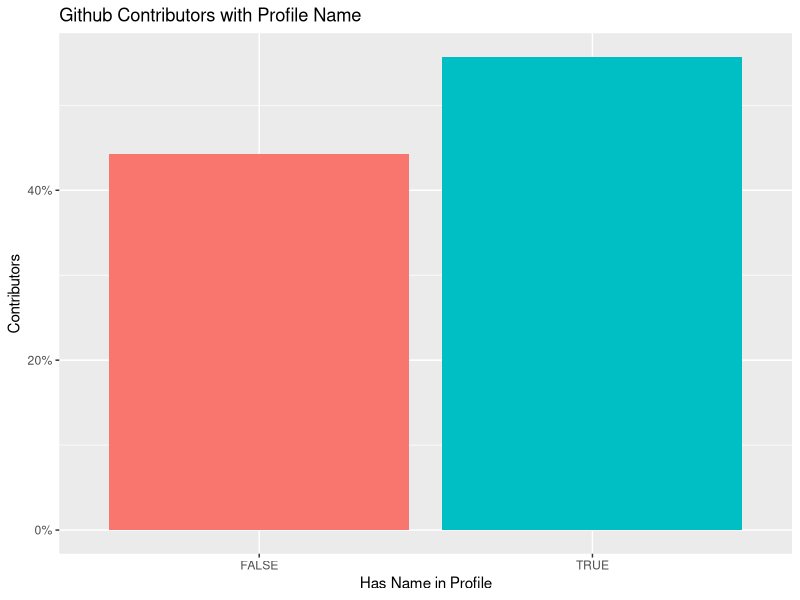
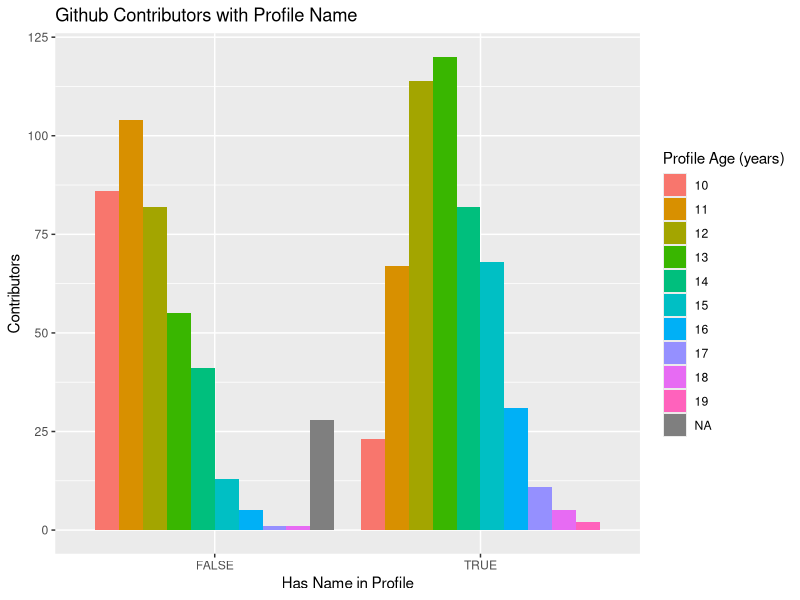
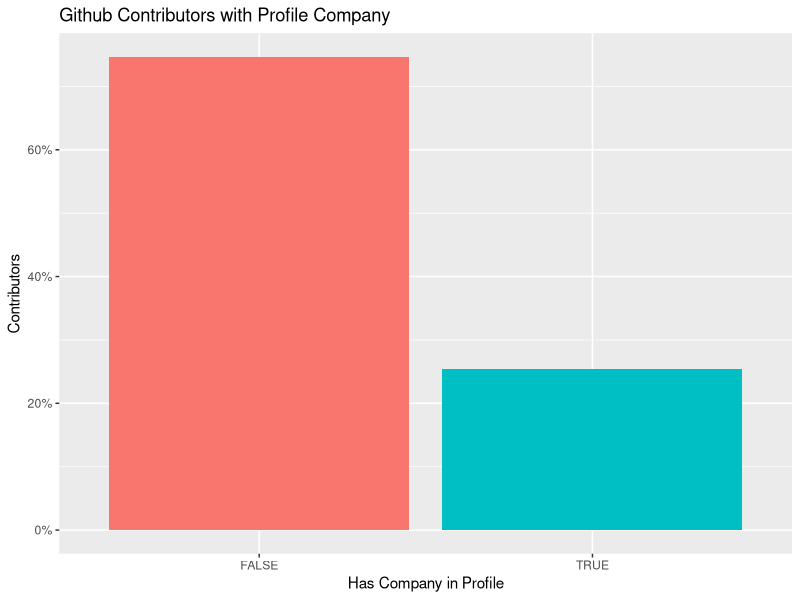
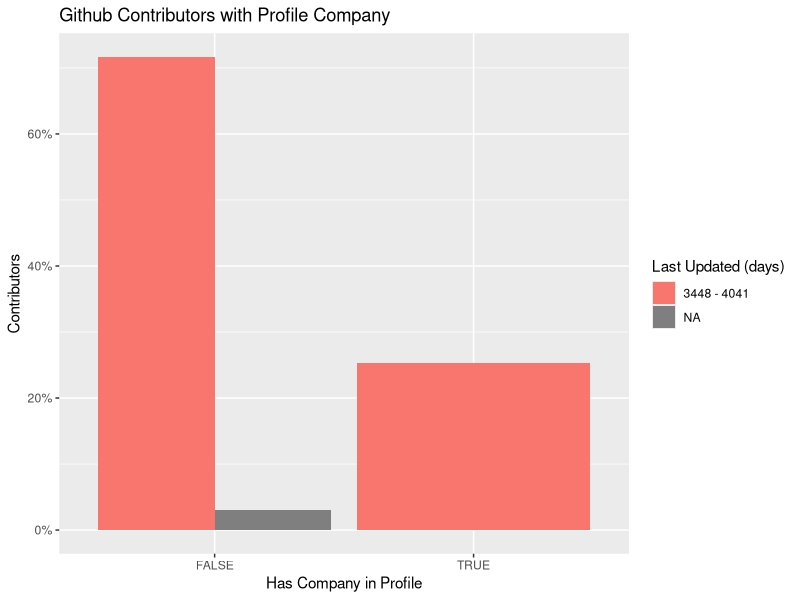
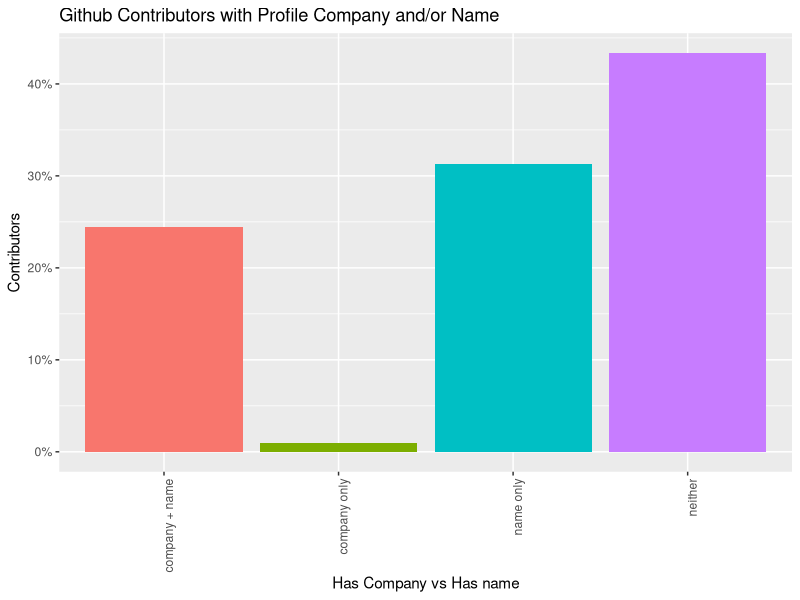
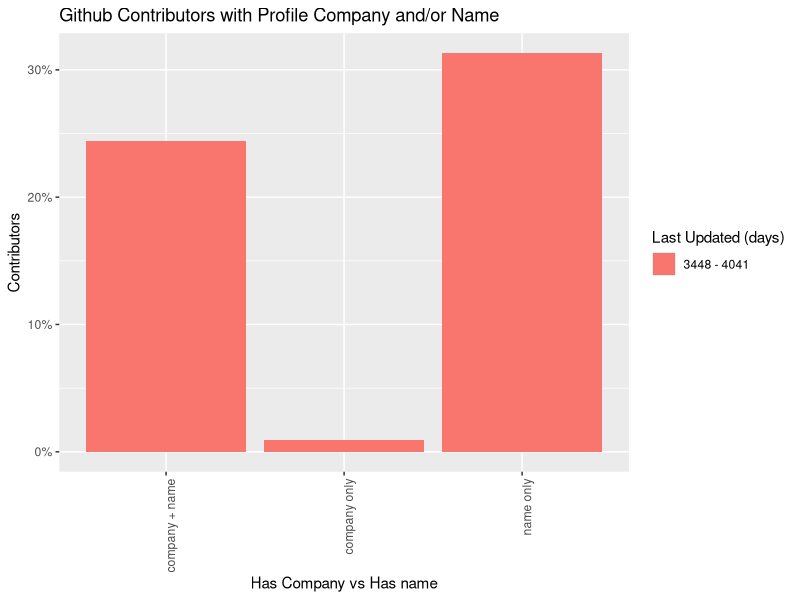
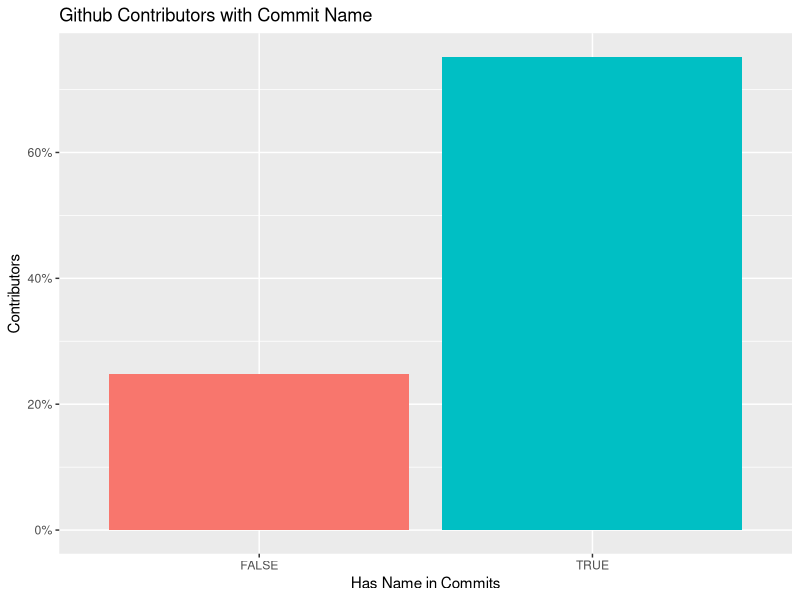
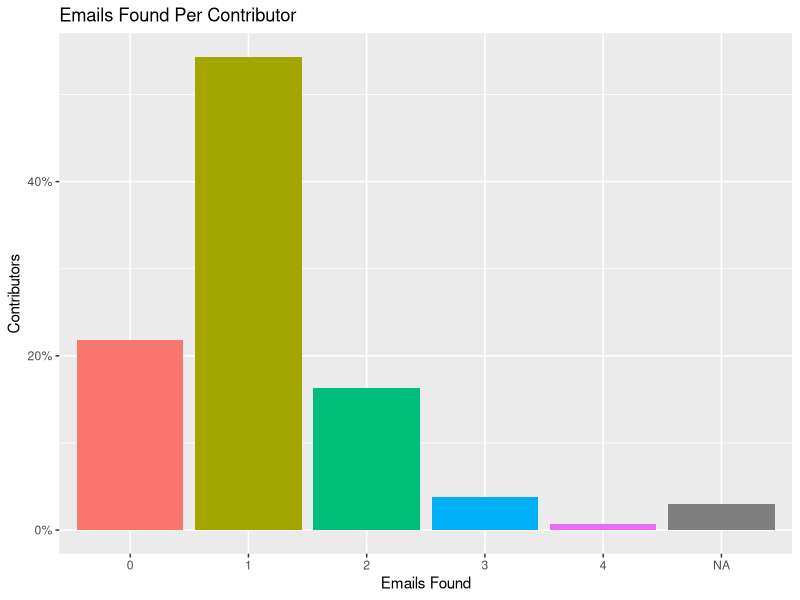

Generate these figures, in order, with R:
## ---- chunk 1
knitr::opts_chunk$set(echo = TRUE)
## ---- chunk 2
library(ggplot2)
library(dplyr)
library(scales)
## ---- chunk 3
actors <- read.csv("mxnet_top_actors.csv", na.strings="")

total_actors = nrow(actors)

actors <- actors %>% mutate(
  commits_emails_cnt = commits_found_in_fork_cnt + commits_found_in_repo_cnt,
  has_name = !is.na(name),
  has_company = !is.na(company),
  updated_days = as.numeric(round(difftime(Sys.time(), updated_at))),
  updated_days_log = round(log(updated_days)),
  age_years = as.numeric(round(difftime(Sys.time(), created_at)/365)),
  has_commit_name = !is.na(commits_names),
  has_commit_email = commits_emails_cnt > 0
)

actors_updated_summary <- actors %>% group_by(updated_days_log) %>%
  summarise(
    updated_days_min = min(updated_days),
    updated_days_max = max(updated_days)
  ) %>%
  mutate(updated_min_max = ifelse(is.na(updated_days_min), NA, 
                                  paste(updated_days_min, "-", updated_days_max)))

actors <- merge(actors, actors_updated_summary, by="updated_days_log")

rm(actors_updated_summary)
## ---- chunk 4
ggplot(data = actors %>% group_by(has_name) %>% summarise(has_name_pct = n()/total_actors),
       aes(x=has_name, y=has_name_pct, fill=has_name)) +
  geom_bar(position="dodge", stat="identity") +
  xlab("Has Name in Profile") +
  ylab("Contributors") +
  scale_y_continuous(labels = percent) +
  scale_fill_discrete(guide=FALSE) +
  labs(title="Github Contributors with Profile Name")

ggsave("mxnet_profile_name.png")

ggplot(data = actors,
       aes(x=has_name, fill=factor(age_years))) +
  geom_bar(position="dodge") +
  xlab("Has Name in Profile") +
  ylab("Contributors") +
  scale_fill_discrete("Profile Age (years)") +
  labs(title="Github Contributors with Profile Name")

ggsave("mxnet_profile_name_age.png")

## ---- chunk 5
ggplot(data = actors %>% group_by(has_company) %>% summarise(has_company_pct = n()/total_actors),
       aes(x=has_company, y=has_company_pct, fill=has_company)) +
  geom_bar(position="dodge", stat="identity") +
  xlab("Has Company in Profile") +
  ylab("Contributors") +
  scale_y_continuous(labels = percent) +
  scale_fill_discrete(guide=FALSE) +
  labs(title="Github Contributors with Profile Company")

ggsave("mxnet_profile_company.png")

ggplot(data = actors %>% group_by(has_company, updated_days_log) %>% 
         summarise(has_company_pct = n()/total_actors, updated_min_max = first(updated_min_max)),
       aes(x=has_company, y=has_company_pct, fill=reorder(updated_min_max, updated_days_log))) +
  geom_bar(position="dodge", stat="identity") +
  xlab("Has Company in Profile") +
  ylab("Contributors") +
  scale_y_continuous(labels = percent) +
  scale_fill_discrete("Last Updated (days)") +
  labs(title="Github Contributors with Profile Company")

ggsave("mxnet_profile_company_updated.png")
## ---- chunk 6
# has company vs has name

actors <- actors %>% 
  mutate(company_vs_name = ifelse(has_company & has_name, paste("company + name"), 
                                  ifelse(has_company, paste("company only"), 
                                  ifelse(has_name, paste("name only"),
                                         paste("neither")
                                  )))
  )

ggplot(data = actors %>% group_by(company_vs_name) %>% summarise(company_vs_name_pct = n()/total_actors),
       aes(x=company_vs_name, y=company_vs_name_pct, fill=company_vs_name)) +
  geom_bar(position="dodge", stat="identity") +
  theme(axis.text.x = element_text(angle = 90, hjust = 1)) +
  xlab("Has Company vs Has name") +
  ylab("Contributors") +
  scale_y_continuous(labels = percent) +
  scale_fill_discrete(guide=FALSE) +
  labs(title="Github Contributors with Profile Company and/or Name")

ggsave("company_vs_name.png")

ggplot(data = actors %>% filter(company_vs_name != "neither") %>% 
         group_by(company_vs_name, updated_days_log) %>% 
         summarise(company_vs_name_pct = n()/total_actors, updated_min_max = first(updated_min_max)),
       aes(x=company_vs_name, y=company_vs_name_pct, fill=reorder(updated_min_max, updated_days_log))) +
  geom_bar(position="dodge", stat="identity") +
  theme(axis.text.x = element_text(angle = 90, hjust = 1)) +
  xlab("Has Company vs Has name") +
  ylab("Contributors") +
  scale_y_continuous(labels = percent) +
  scale_fill_discrete("Last Updated (days)") +
  labs(title="Github Contributors with Profile Company and/or Name")

ggsave("company_vs_name_last_updated.png")

## ---- chunk 7
# company names

actors %>% filter(company_vs_name == "company only") %>% select(company)

## ---- chunk 8
# names found in commits
ggplot(data = actors %>% group_by(has_commit_name) %>% summarise(has_commit_name_pct = n()/total_actors),
       aes(x=has_commit_name, y=has_commit_name_pct, fill=has_commit_name)) +
  geom_bar(position="dodge", stat="identity") +
  xlab("Has Name in Commits") +
  ylab("Contributors") +
  scale_y_continuous(labels = percent) +
  scale_fill_discrete(guide=FALSE) +
  labs(title="Github Contributors with Commit Name")

ggsave("commit_name.png")
## ---- chunk 9
# email addresses found in commits, overall
ggplot(data = actors %>% group_by(commits_emails_cnt) %>% summarise(commits_emails_pct = n()/total_actors),
       aes(x=factor(commits_emails_cnt), y=commits_emails_pct, fill=factor(commits_emails_cnt))) +
  geom_bar(position="dodge", stat="identity") +
  xlab("Emails Found") +
  ylab("Contributors") +
  scale_y_continuous(labels = percent) +
  scale_fill_discrete(guide = FALSE) +
  labs(title="Emails Found Per Contributor")

ggsave("commit_emails.png")

## ---- chunk 10
# number of actors with name in profile vs number having a name in commit history
actors <- actors %>% 
  mutate(name_commit_vs_profile = ifelse(has_commit_name & has_name, paste("commit + profile"), 
                                  ifelse(has_commit_name, paste("commit only"), 
                                  ifelse(has_name, paste("profile only"),
                                         paste("neither")
                                  )))
  )

ggplot(data = actors %>% group_by(name_commit_vs_profile) %>% 
         summarise(name_commit_vs_profile_pct = n()/total_actors),
       aes(x=name_commit_vs_profile, y=name_commit_vs_profile_pct, fill=name_commit_vs_profile)) +
  geom_bar(position="dodge", stat="identity") +
  theme(axis.text.x = element_text(angle = 90, hjust = 1)) +
  xlab("Commit Name vs Profile Name") +
  ylab("Contributors") +
  scale_y_continuous(labels = percent) +
  scale_fill_discrete(guide=FALSE) +
  labs(title="Github Contributors with Profile Name and/or Commit Name")

ggsave("name_commit_vs_profile.png")

actors <- actors %>% 
  mutate(email_vs_name = ifelse(has_commit_email & has_name, paste("email + name"), 
                                  ifelse(has_commit_email, paste("email only"), 
                                  ifelse(has_name, paste("name only"),
                                         paste("neither")
                                  )))
  )

ggplot(data = actors %>% group_by(email_vs_name) %>% 
         summarise(email_vs_name_pct = n()/total_actors),
       aes(x=email_vs_name, y=email_vs_name_pct, fill=email_vs_name)) +
  geom_bar(position="dodge", stat="identity") +
  theme(axis.text.x = element_text(angle = 90, hjust = 1)) +
  xlab("Commit Email vs Profile Name") +
  ylab("Contributors") +
  scale_y_continuous(labels = percent) +
  scale_fill_discrete(guide=FALSE) +
  labs(title="Github Contributors with Profile Name and/or Commit Email")

## ---- chunk 11
actors_no_name <- actors %>% filter(name_commit_vs_profile == "neither") %>%
    mutate(current = bio != "404 <Response [404]>" | is.na(bio),
           public_repos_log = round(log(public_repos + 1)))

total_actors_no_name <- nrow(actors_no_name)

ggplot(data = actors_no_name %>% group_by(current) %>% summarise(current_pct = n()/total_actors_no_name),
       aes(x=current, y=current_pct, fill=current)) +
  geom_bar(position="dodge", stat="identity") +
  xlab("Profile Exists") +
  ylab("Contributors w/o Names and Commits") +
  scale_y_continuous(labels = percent) +
  scale_fill_discrete(guide=FALSE) +
  labs(title="Github Contributors with Current Profiles")

# age
ggplot(data = actors_no_name,
       aes(x=factor(age_years), fill=factor(age_years))) +
  geom_bar(position="dodge") +
  scale_fill_discrete(guide = FALSE) +
  xlab("Profile Age (years)") +
  ylab("Contributors w/o Names and Commits") +
  labs(title="Age of Github Profiles w/o Names")

ggsave("actors_no_name_commits.png")

# last updated

ggplot(data = actors_no_name %>% group_by(updated_days_log) %>% 
         summarise(updated_days_pct = n(), updated_min_max = first(updated_min_max)),
       aes(x=reorder(updated_min_max, updated_days_log), y=updated_days_pct, 
           fill=reorder(updated_min_max, updated_days_log))) +
  geom_bar(position="dodge", stat="identity") +
  xlab("Profile Last Updated") +
  ylab("Contributors w/o Names and Commits") +
  scale_fill_discrete(guide = FALSE) +
  labs(title="Last Updated for Github Profiles w/o Names")

## ---- chunk 12

ggplot(data = actors_no_name %>% group_by(public_repos_log) %>% 
         summarise(public_repos_pct = n(), public_repos=max(public_repos)),
       aes(x=factor(public_repos), y=public_repos_pct, fill=factor(public_repos_log))) +
  geom_bar(position="dodge", stat="identity") +
  xlab("Public Repos") +
  ylab("Contributors w/o Names and Commits") +
  scale_fill_discrete(guide = FALSE) +
  labs(title="Public Repos for Github Profiles w/o Names")

ggplot(data = actors_no_name %>% group_by(public_repos_log, age_years) %>% 
         summarise(public_repos_pct = n(), 
                   public_repos=max(public_repos)),
       aes(x=factor(public_repos), y=public_repos_pct, fill=factor(age_years))) +
  geom_bar(position="dodge", stat="identity") +
  xlab("Public Repos") +
  ylab("Contributors w/o Names and Commits") +
  scale_fill_discrete("Profile Age (years)") +
  labs(title="Public Repos for Github Profiles w/o Names")

ggsave("public_repos.png")

## ---- chunk 13
actors_no_name_repos <- actors_no_name %>% filter(public_repos_log > 2)
actors_no_name_repos %>% select(login, company, age_years, public_repos) %>% arrange(desc(public_repos))
## ---- chunk 14
# extract domains from email addresses
actors_commit_emails <- actors %>% filter(!is.na(commits_emails)) %>% select(login, commits_emails)

emails <- strsplit(as.character(actors_commit_emails$commits_emails), split = ",")
actors_emails <- data.frame(login = rep(actors_commit_emails$login, sapply(emails, length)),
                            email = unlist(emails))
rm(actors_commit_emails)

actors_emails <- actors_emails %>% mutate(
  host = regmatches(email, regexpr("(?<=@)(.*)", email, perl=TRUE))
)

total_actors_emails <- nrow(actors_emails)

actors_emails_summary <- actors_emails %>% 
  group_by(host) %>% 
  summarise(emails=n(), emails_pct = round(n()/total_actors_emails, 3)) %>% 
  arrange(desc(emails_pct), host)

actors_emails_summary
## ---- chunk 15
# what proportion of actors have hosted emails and how many email addresses did they have?

hosted_email = c("gmail.com","users.noreply.github.com","qq.com","163.com", "hotmail.com", "outlook.com", "126.com", "foxmail.com", "me.com", "msn.com", "live.cn", "googlemail.com", "hotmail.fr", "yahoo.ca", "yahoo.com", "yahoo.in", "comcast.net", "mac.com", "live.com", "live.de", "yahoo.de", "yahoo.co.uk")

actors_emails_hosted <- actors_emails %>%
  mutate(hosted_email_match = 
           regmatches(host, gregexpr(paste(hosted_email, collapse="|"), host, 
                                     perl=TRUE, ignore.case = TRUE))) %>%
  mutate(hosted_email_match = 
           ifelse(hosted_email_match == "character(0)", "No Match", paste(hosted_email_match)),
         hosted_email = hosted_email_match != "No Match")

actors_emails_hosted_summary <- actors_emails_hosted %>% 
  group_by(login) %>%
  summarise(
    has_hosted=any(hosted_email),
    num_emails=n()
  )

actors_emails_hosted <- merge(actors_emails_hosted_summary, actors_emails_hosted, by="login", all=TRUE)

ggplot(data = actors_emails_hosted %>% group_by(login),
       aes(x=factor(num_emails), fill=reorder(hosted_email_match, num_emails))) +
  geom_bar(position="dodge") +
  xlab("Email Addresses Found") +
  ylab("Contributors") +
  labs(title="Hosted Emails") +
  theme(axis.text.x = element_text(angle = 90, hjust = 1))

actors_emails_summary_top <- actors_emails_summary %>% filter(emails > 9)
ggplot(data = actors_emails_hosted %>% 
         filter(hosted_email_match %in% actors_emails_summary_top$host | 
                  hosted_email_match == "No Match") %>% 
         group_by(login),
       aes(x=factor(num_emails), fill=reorder(hosted_email_match, num_emails))) +
  geom_bar(position="dodge") +
  xlab("Email Addresses Found") +
  ylab("Contributors") +
  labs(title="Hosted Emails") +
  theme(axis.text.x = element_text(angle = 90, hjust = 1))

ggsave("hosted_emails_top.png")
## ---- chunk 16
actors_emails_companies <- merge(actors_emails, actors %>% select(login, company), by='login')
write.csv(actors_emails_companies, "mxnet_actors_emails_companies.csv", na="")
## ---- chunk 17
actors_companies_adj <- read.csv("mxnet_actors_emails_companies_adj.csv", na.strings="")

actors_companies_adj$company_in_email <- mapply(grepl, 
                                                pattern=actors_companies_adj$company_adj, 
                                                x=actors_companies_adj$host,
                                                fixed=TRUE)

actors_companies_summary <- actors_companies_adj %>% 
  filter(!is.na(company_in_email)) %>% 
  group_by(login) %>% 
  summarise(company_in_email=any(company_in_email), 
            company_adj=first(company_adj), 
            company_type=first(company_type))

total_actors_companies <- nrow(actors_companies_summary)

ggplot(data = actors_companies_summary %>% group_by(company_in_email) %>% 
         summarise(company_pct = n()), 
       aes(x=company_in_email, y=company_pct, fill=company_in_email)) +
  geom_bar(position="dodge", stat="identity") +
  scale_fill_discrete(guide = FALSE) +
  xlab("Matched") +
  ylab("Contributors with Companies") +
  labs(title="Company Found in Email Domain")

ggsave("company_match_with_company.png")

ggplot(data = actors_companies_summary %>% group_by(company_adj) %>% 
         summarise(num_actors=n(), 
                   matched=sum(company_in_email), 
                   matched_pct=matched/num_actors,
                   company_type=first(company_type))
       %>% filter(matched > 0),
       aes(x=company_adj, y=matched, fill=company_type)) +
  geom_bar(position="dodge", stat="identity") +
  theme(axis.text.x = element_text(angle = 90, hjust = 1)) +
  xlab("Company (normalized)") +
  ylab("Emails Matched") +
  labs(title="Company Found in Email Domain")

ggsave("company_match_with_company_hosts.png")

## ---- chunk 18
# list of normalized company names
companies <- actors_companies_adj %>% filter(!is.na(company_adj)) %>%
  group_by(company_adj) %>% 
  summarise(matched=sum(company_in_email), num_actors=n(), matched_pct=round(matched/num_actors,2))
companies_str <- paste(companies$company_adj, collapse="|")

# list of contributors with emails that matched
no_company <- actors_companies_adj %>% filter(is.na(company_adj)) %>%
  mutate(company_match = regmatches(host, gregexpr(companies_str, host, perl=TRUE, ignore.case = TRUE))) %>%
  mutate(company_match = ifelse(company_match == "character(0)", "No Match", paste(company_match)),
         company_in_email = company_match != "No Match")

logins_matched <- no_company %>% 
  filter(company_in_email) %>% 
  mutate(has_match=TRUE, email_matched=email, host_matched=host,
         company_matched=company_match, company_matched_type=company_type) %>% 
  select(login, has_match, email_matched, host_matched, company_matched, company_matched_type)

emails_matched <- merge(logins_matched, no_company, by="login", all=TRUE, incomparables=NA)

emails_matched_summary <- emails_matched %>%
  group_by(login) %>%
  summarise(
    num_emails = n(),
    email=first(email_matched),
    host=first(host_matched),
    company_match = first(company_matched),
    company_in_email=any(company_in_email),
    company_type = first(company_matched_type))

actors_no_company <- no_company %>% group_by(login) %>% summarise()
total_actors_no_company <- nrow(actors_no_company)

ggplot(data = emails_matched_summary %>% group_by(company_in_email) %>% 
         summarise(company_pct = n()), 
       aes(x=company_in_email, y=company_pct, fill=company_in_email)) +
  geom_bar(position="dodge", stat="identity") +
  scale_fill_discrete(guide = FALSE) +
  xlab("Matched") +
  ylab("Contributors with no Company") +
  labs(title="Company Found in Email Domain")
ggsave("company_match_no_company.png")


ggplot(data = emails_matched_summary %>% filter(!is.na(company_match)),
       aes(x=company_match, fill=host)) +
  geom_bar(position="dodge") +
  theme(axis.text.x = element_text(angle = 90, hjust = 1)) +
  xlab("Company (normalized)") +
  ylab("Matches") +
  labs(title="Company Found in Email Domain")
ggsave("company_match_no_company_hosts.png")

## ---- chunk 19
# % of edu that matched (not perfect, eu is harder to tell from just domain)

no_company_edu <- no_company %>% filter(is.na(company_adj)) %>%
  mutate(edu_match = regmatches(host, gregexpr('\\.edu|\\.ac\\.', host, perl=TRUE, ignore.case = TRUE))) %>%
  mutate(edu_match = ifelse(edu_match == "character(0)", "No Match", paste(edu_match)),
         is_edu = edu_match != "No Match")

logins_matched_edu <- no_company_edu %>% 
  filter(is_edu) %>% 
  mutate(has_match=TRUE, email_matched=email, host_matched=host, company_matched=company_match,
         edu_matched=edu_match, has_edu=TRUE) %>% 
  select(login, has_match, email_matched, host_matched, company_matched, edu_matched, has_edu)

emails_matched_edu <- merge(logins_matched_edu, no_company_edu, by="login", all=TRUE, incomparables=NA)

emails_matched_edu_summary <- emails_matched_edu %>%
  group_by(login) %>%
  summarise(
    num_emails = n(),
    email=first(email_matched),
    host=first(host_matched),
    company_match = first(company_matched),
    company_in_email=any(company_in_email),
    is_edu = any(has_edu),
    edu_match=first(edu_matched)
) %>%
  mutate(
    is_edu = ifelse(is.na(is_edu), FALSE, is_edu)
  )

ggplot(data = emails_matched_edu_summary, 
       aes(x=company_in_email, fill=is_edu)) +
  geom_bar(position="dodge") +
  #scale_fill_discrete(guide = FALSE) +
  xlab("Matched") +
  ylab("Contributors with no Company") +
  labs(title="Company Found in Email Domain")

ggsave("edu_matched.png")

ggplot(data = emails_matched_edu_summary %>% filter(is_edu), 
       aes(x=company_in_email, fill=company_in_email)) +
  geom_bar(position="dodge") +
  scale_fill_discrete(guide = FALSE) +
  xlab("University Matched") +
  ylab("Contributors with no Company") +
  labs(title="University Found in Email Domain")

## ---- chunk 20
ggplot(data = emails_matched_edu_summary %>% filter(is_edu & company_in_email), 
       aes(x=host, fill=company_match)) +
  geom_bar(position="dodge") +
  theme(axis.text.x = element_text(angle = 90, hjust = 1)) +
  xlab("University") +
  ylab("Contributors with no Company") +
  labs(title="University Found in Email Domain")

ggsave("edu_domains_found.png")

emails_matched_edu_summary %>% filter(is_edu & !company_in_email) %>% select(host)
no_match_edu <- emails_matched_edu_summary %>% filter(is_edu & !company_in_email)
paste(no_match_edu$host)
